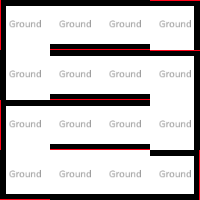

The image is a tile-based game level rendered from a .tmx file. Its description and complete source (layers, tilesets, objects, tile grids) follow:
An orthogonal 4x4 tile map with 50x50 px tiles, 3 tile layers (Ground, Walls, Fenetre), 1 hidden layer not drawn, 2 tilesets and 10 objects (6x /TrainingGround/SpiderBot, Fenetre, TabletteLevel3).

<map version="1.5" tiledversion="1.7.2" orientation="orthogonal" renderorder="left-up" compressionlevel="0" width="4" height="4" tilewidth="50" tileheight="50" infinite="0" nextlayerid="30" nextobjectid="79">
 <properties>
  <property name="NoAgents" type="bool" value="false" />
  <property name="NoSpawning" type="bool" value="false" />
  <property name="Skybox" value="/Skybox/AllSky_Space_AnotherPlanet" />
 </properties>
 <tileset firstgid="1" source="../../_Tiled/Master.tsx" />
 <tileset firstgid="34" source="../../_Tiled/Deco.tsx" />
 <group id="5" name="Floor 0">
  <properties>
   <property name="Height" type="float" value="2.5" />
   <property name="Skybox" value="/Skybox/AllSky_Space_AnotherPlanet" />
  </properties>
  <layer id="1" name="Ground" width="4" height="4">
   <properties>
    <property name="Materials" value="[ground]" />
    <property name="Walkable" type="bool" value="true" />
   </properties>
   <data encoding="csv">
4,4,4,4,
4,4,4,4,
4,4,4,4,
4,4,4,4
</data>
  </layer>
  <layer id="28" name="Ceiling" width="4" height="4" visible="0">
   <properties>
    <property name="AtCeiling" type="bool" value="true" />
    <property name="Materials" value="[ceiling]" />
   </properties>
   <data encoding="csv">
3,3,3,3,
3,3,3,3,
3,3,3,3,
3,3,3,3
</data>
  </layer>
  <layer id="3" name="Walls" width="4" height="4">
   <properties>
    <property name="ConnectToCeiling" type="bool" value="true" />
    <property name="Materials" value="[mainWalls]" />
   </properties>
   <data encoding="csv">
2684354566,7,7,3221225478,
2684354565,7,7,3221225478,
2684354566,7,7,1610612741,
6,0,0,1610612747
</data>
  </layer>
  <layer id="29" name="Fenetre" width="4" height="4">
   <properties>
    <property name="ConnectToCeilling" type="bool" value="false" />
    <property name="Materials" value="[mainWalls]" />
    <property name="Y" value="0,3,4" />
   </properties>
   <data encoding="csv">
0,0,0,0,
0,0,0,0,
0,0,0,0,
0,5,5,0
</data>
  </layer>
  <objectgroup id="4" name="Transitions">
   <object id="67" gid="20" x="150" y="150" width="50" height="50" rotation="90" />
   <object id="69" gid="8" x="150" y="50" width="50" height="50" rotation="-90">
    <properties>
     <property name="OneWay" type="bool" value="true" />
     <property name="TargetZone" value="Level3Room2" />
    </properties>
   </object>
  </objectgroup>
  <objectgroup id="27" name="Objects">
   <object id="70" type="/TrainingGround/SpiderBot" gid="40" x="150" y="150" width="50" height="50" />
   <object id="71" type="/TrainingGround/SpiderBot" gid="40" x="100" y="100" width="50" height="50" />
   <object id="72" type="/TrainingGround/SpiderBot" gid="40" x="0" y="100" width="50" height="50" />
   <object id="73" type="/TrainingGround/SpiderBot" gid="40" x="50" y="150" width="50" height="50" />
   <object id="74" type="/TrainingGround/SpiderBot" gid="40" x="100" y="200" width="50" height="50" />
   <object id="75" type="/TrainingGround/SpiderBot" gid="40" x="50" y="50" width="50" height="50" />
   <object id="77" type="Fenetre" gid="40" x="50" y="200" width="50" height="50">
    <properties>
     <property name="Offset" value="0.65;1.5;-0.5" />
     <property name="Rotate" value="90;0;0" />
     <property name="Scale" value="0.6;0.5;0.7" />
    </properties>
   </object>
   <object id="78" type="TabletteLevel3" gid="40" x="53.6667" y="102.667" width="50" height="50" />
  </objectgroup>
 </group>
</map>
